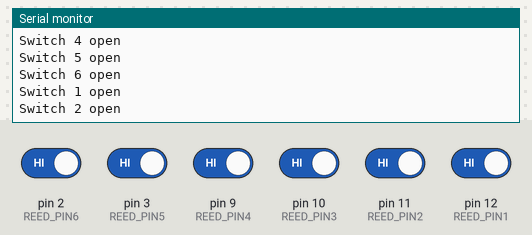
The sketch below on a simulated Arduino Uno, built with avr-gcc and run on an emulated ATmega328P. Parts: the last lines printed to the serial monitor. The inputs (shaded band) are chosen by the test bench; at power-on: pin 2 (REED_PIN6), pin 3 (REED_PIN5), pin 9 (REED_PIN4), pin 10 (REED_PIN3), pin 11 (REED_PIN2), pin 12 (REED_PIN1) HIGH.

Above: at 2.0 s.
2.1 s: pin 2 (REED_PIN6) driven LOW
At 2.91 s:
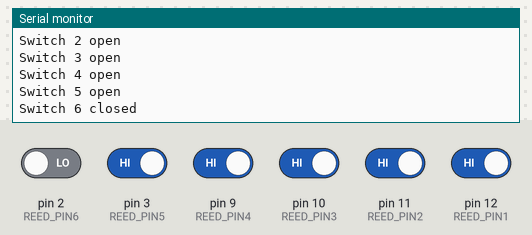
5.0 s: pin 3 (REED_PIN5) driven LOW
At 5.71 s:
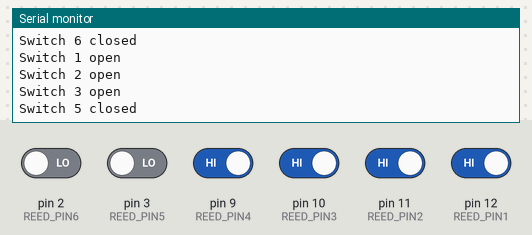
6.5 s: pin 9 (REED_PIN4) driven LOW
At 7.82 s:
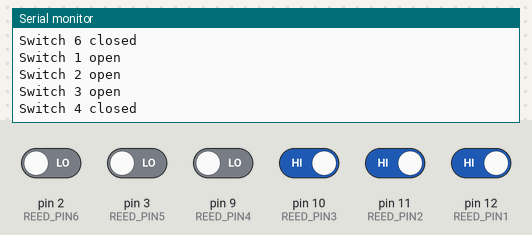
8.0 s: pin 10 (REED_PIN3) driven LOW
At 8.32 s:
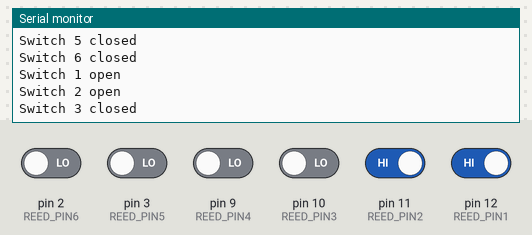
9.5 s: pin 11 (REED_PIN2) driven LOW
At 10.02 s:
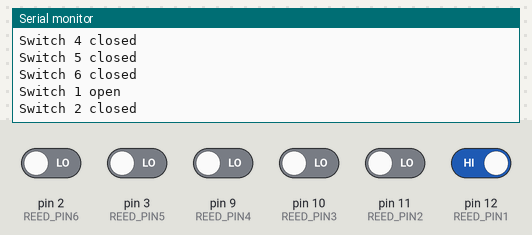
11.0 s: pin 12 (REED_PIN1) driven LOW
At 11.12 s:
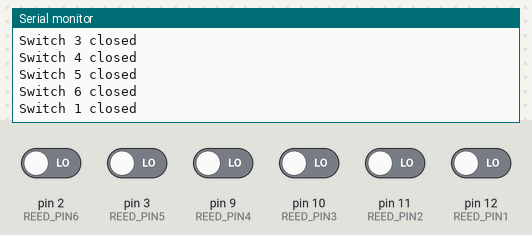
Timing chart, 0 to 13.5 s (numbered marks = the images above; inputs shaded):
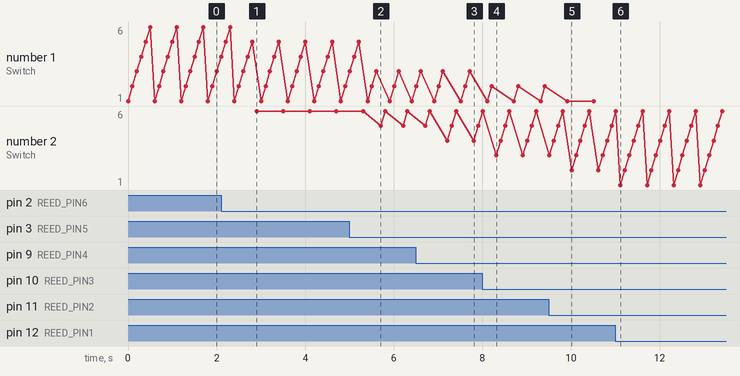

Measured:
- after the input at 2.1 s, the serial monitor: prints a new line after 0.80 s (image 1)
- after the input at 5.0 s, the serial monitor: prints a new line after 0.71 s (image 2)
- after the input at 6.5 s, the serial monitor: prints a new line after 0.71 s (image 3)
- after the input at 8.0 s, the serial monitor: prints a new line after 0.31 s (image 4)
- after the input at 9.5 s, the serial monitor: prints a new line after 0.51 s (image 5)
- after the input at 11.0 s, the serial monitor: prints a new line after 0.12 s (image 6)

The sketch:

reed-switch-tester.ino
```cpp
// Use this code to test if reed switches work before moving forward to programming with them

//Digital input pins

int REED_PIN1 = 12;
int REED_PIN2 = 11;
int REED_PIN3 = 10;
int REED_PIN4 = 9;
int REED_PIN5 = 3;
int REED_PIN6 = 2;

void setup() {
  // put your setup code here, to run once:
  Serial.begin(9600);
  pinMode(REED_PIN1, INPUT_PULLUP);
  pinMode(REED_PIN2, INPUT_PULLUP);
  pinMode(REED_PIN3, INPUT_PULLUP);
  pinMode(REED_PIN4, INPUT_PULLUP);
  pinMode(REED_PIN5, INPUT_PULLUP);
  pinMode(REED_PIN6, INPUT_PULLUP);

}

void loop() {
  // put your main code here, to run repeatedly:
  int reedPin1State = digitalRead(REED_PIN1);
  int reedPin2State = digitalRead(REED_PIN2);
  int reedPin3State = digitalRead(REED_PIN3);
  int reedPin4State = digitalRead(REED_PIN4);
  int reedPin5State = digitalRead(REED_PIN5);
  int reedPin6State = digitalRead(REED_PIN6);


  if (reedPin1State == LOW) {
    Serial.println("Switch 1 closed");
    delay(100);
  } else if (reedPin1State == HIGH) {
    Serial.println("Switch 1 open");
    delay(100);
  }

  if (reedPin2State == LOW) {
    Serial.println("Switch 2 closed");
    delay(100);
  } else if (reedPin2State == HIGH) {
    Serial.println("Switch 2 open");
    delay(100);
  }

  if (reedPin3State == LOW) {
    Serial.println("Switch 3 closed");
    delay(100);
  } else if (reedPin3State == HIGH) {
    Serial.println("Switch 3 open");
    delay(100);
  }

  if (reedPin4State == LOW) {
    Serial.println("Switch 4 closed");
    delay(100);
  } else if (reedPin5State == HIGH) {
    Serial.println("Switch 4 open");
    delay(100);
  }

  if (reedPin5State == LOW) {
    Serial.println("Switch 5 closed");
    delay(100);
  } else if (reedPin5State == HIGH) {
    Serial.println("Switch 5 open");
    delay(100);
  }

  if (reedPin6State == LOW) {
    Serial.println("Switch 6 closed");
    delay(100);
  } else if (reedPin5State == HIGH) {
    Serial.println("Switch 6 open");
    delay(100);
  }

}
```
